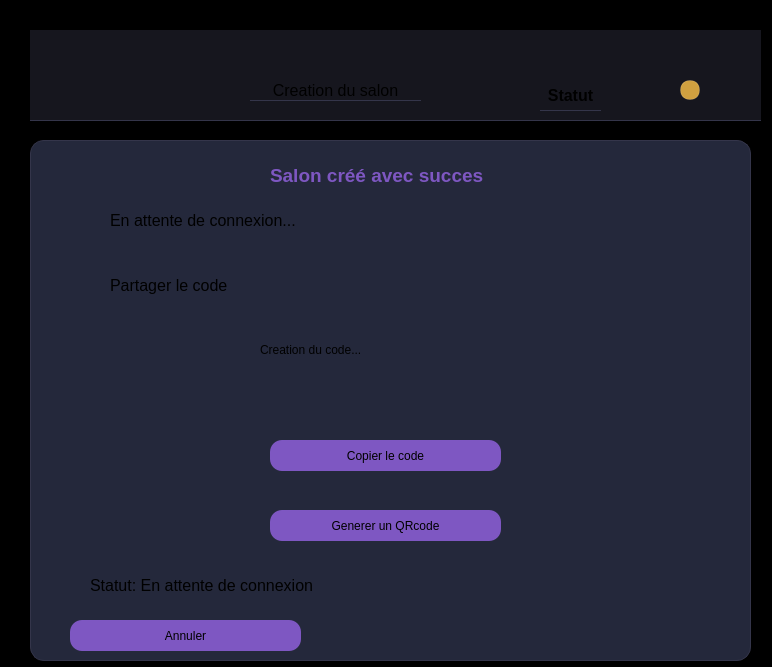
<?xml version="1.0" encoding="UTF-8"?>
<ui version="4.0">
 <class>Form</class>
 <widget class="QWidget" name="Form">
  <property name="geometry">
   <rect>
    <x>0</x>
    <y>0</y>
    <width>772</width>
    <height>667</height>
   </rect>
  </property>
  <property name="windowTitle">
   <string>Form</string>
  </property>
  <property name="styleSheet">
   <string notr="true">background-color: rgb(0, 0, 0);</string>
  </property>
  <widget class="QWidget" name="widget" native="true">
   <property name="geometry">
    <rect>
     <x>30</x>
     <y>30</y>
     <width>731</width>
     <height>91</height>
    </rect>
   </property>
   <property name="styleSheet">
    <string notr="true">QWidget {
    background: #16161E;
    border-bottom: 1px solid #34354A;
   
}</string>
   </property>
   <widget class="QLabel" name="label_6">
    <property name="geometry">
     <rect>
      <x>220</x>
      <y>50</y>
      <width>171</width>
      <height>21</height>
     </rect>
    </property>
    <property name="styleSheet">
     <string notr="true"/>
    </property>
    <property name="text">
     <string>&lt;html&gt;&lt;head/&gt;&lt;body&gt;&lt;p align=&quot;center&quot;&gt;&lt;span style=&quot; font-size:12pt;&quot;&gt;Creation du salon&lt;/span&gt;&lt;/p&gt;&lt;/body&gt;&lt;/html&gt;</string>
    </property>
   </widget>
   <widget class="QLabel" name="label_7">
    <property name="geometry">
     <rect>
      <x>510</x>
      <y>50</y>
      <width>61</width>
      <height>31</height>
     </rect>
    </property>
    <property name="text">
     <string>&lt;html&gt;&lt;head/&gt;&lt;body&gt;&lt;p align=&quot;center&quot;&gt;&lt;span style=&quot; font-size:12pt; font-weight:700;&quot;&gt;Statut&lt;/span&gt;&lt;/p&gt;&lt;/body&gt;&lt;/html&gt;</string>
    </property>
   </widget>
   <widget class="QLabel" name="label_8">
    <property name="geometry">
     <rect>
      <x>650</x>
      <y>50</y>
      <width>20</width>
      <height>20</height>
     </rect>
    </property>
    <property name="styleSheet">
     <string notr="true">QLabel{
	background-color: rgb(208, 160, 64);
     /* Forme ronde */
     min-width: 18px;
    max-width: 18px;
    min-height: 18px;
    max-height: 18px;
    border-radius: 9px;
	color: rgb(255, 175, 94);
    
    /* Couleur par défaut (déconnecté) */
    background-color: #d0a040;
    
    /* Effet de brillance subtil */
    border: 1px solid rgba(255, 255, 255, 0.1);
}
</string>
    </property>
    <property name="text">
     <string/>
    </property>
   </widget>
   <widget class="QPushButton" name="btn_retour">
    <property name="geometry">
     <rect>
      <x>20</x>
      <y>20</y>
      <width>81</width>
      <height>51</height>
     </rect>
    </property>
    <property name="styleSheet">
     <string notr="true">image: url(:/img/img/icons8-return-64.png);
background: transparent;
    border: none;</string>
    </property>
    <property name="text">
     <string/>
    </property>
   </widget>
  </widget>
  <widget class="QFrame" name="frame">
   <property name="geometry">
    <rect>
     <x>30</x>
     <y>140</y>
     <width>721</width>
     <height>521</height>
    </rect>
   </property>
   <property name="styleSheet">
    <string notr="true"> QFrame#frame {
     background: #24283B;
     border: 1px solid #34354A;
     border-radius: 14px;
     padding: 10px;
 }

 QFrame#frame:hover {
     background: #2A2D42;
     border: 1px solid #7E57C2;
 }</string>
   </property>
   <property name="frameShape">
    <enum>QFrame::Shape::StyledPanel</enum>
   </property>
   <property name="frameShadow">
    <enum>QFrame::Shadow::Raised</enum>
   </property>
   <widget class="QPushButton" name="btn_copier_code">
    <property name="geometry">
     <rect>
      <x>240</x>
      <y>300</y>
      <width>231</width>
      <height>31</height>
     </rect>
    </property>
    <property name="styleSheet">
     <string notr="true">background-color:#7E57C2;
 border-radius: 12px;</string>
    </property>
    <property name="text">
     <string>Copier le code</string>
    </property>
   </widget>
   <widget class="QLabel" name="label_2">
    <property name="geometry">
     <rect>
      <x>240</x>
      <y>20</y>
      <width>241</width>
      <height>31</height>
     </rect>
    </property>
    <property name="styleSheet">
     <string notr="true">background: transparent;
    border: none;</string>
    </property>
    <property name="text">
     <string>&lt;html&gt;&lt;head/&gt;&lt;body&gt;&lt;p&gt;&lt;span style=&quot; font-size:14pt; font-weight:700; color:#7e57c2;&quot;&gt;Salon créé avec succes&lt;/span&gt;&lt;/p&gt;&lt;/body&gt;&lt;/html&gt;</string>
    </property>
   </widget>
   <widget class="QLabel" name="label_5">
    <property name="geometry">
     <rect>
      <x>60</x>
      <y>410</y>
      <width>321</width>
      <height>71</height>
     </rect>
    </property>
    <property name="styleSheet">
     <string notr="true">background: transparent;
    border: none;</string>
    </property>
    <property name="text">
     <string>&lt;html&gt;&lt;head/&gt;&lt;body&gt;&lt;p&gt;&lt;span style=&quot; font-size:12pt;&quot;&gt;Statut:  En attente de connexion &lt;/span&gt;&lt;/p&gt;&lt;/body&gt;&lt;/html&gt;</string>
    </property>
   </widget>
   <widget class="QLabel" name="label_4">
    <property name="geometry">
     <rect>
      <x>80</x>
      <y>130</y>
      <width>181</width>
      <height>31</height>
     </rect>
    </property>
    <property name="styleSheet">
     <string notr="true">background: transparent;
    border: none;
</string>
    </property>
    <property name="text">
     <string>&lt;html&gt;&lt;head/&gt;&lt;body&gt;&lt;p&gt;&lt;span style=&quot; font-size:12pt;&quot;&gt;Partager le code&lt;/span&gt;&lt;/p&gt;&lt;/body&gt;&lt;/html&gt;</string>
    </property>
   </widget>
   <widget class="QPushButton" name="pushButton_2">
    <property name="geometry">
     <rect>
      <x>240</x>
      <y>370</y>
      <width>231</width>
      <height>31</height>
     </rect>
    </property>
    <property name="styleSheet">
     <string notr="true">background-color:#7E57C2;
 border-radius: 12px;</string>
    </property>
    <property name="text">
     <string>Generer un QRcode</string>
    </property>
   </widget>
   <widget class="QLabel" name="label_3">
    <property name="geometry">
     <rect>
      <x>80</x>
      <y>60</y>
      <width>261</width>
      <height>41</height>
     </rect>
    </property>
    <property name="styleSheet">
     <string notr="true">background: transparent;
    border: none;</string>
    </property>
    <property name="text">
     <string>&lt;html&gt;&lt;head/&gt;&lt;body&gt;&lt;p&gt;&lt;span style=&quot; font-size:12pt;&quot;&gt;En attente de connexion...&lt;/span&gt;&lt;/p&gt;&lt;/body&gt;&lt;/html&gt;</string>
    </property>
   </widget>
   <widget class="QLabel" name="label_code">
    <property name="geometry">
     <rect>
      <x>230</x>
      <y>170</y>
      <width>251</width>
      <height>81</height>
     </rect>
    </property>
    <property name="styleSheet">
     <string notr="true">background: transparent;
    border: none;</string>
    </property>
    <property name="text">
     <string>&lt;html&gt;&lt;head/&gt;&lt;body&gt;&lt;p&gt;Creation  du code...&lt;/p&gt;&lt;/body&gt;&lt;/html&gt;</string>
    </property>
   </widget>
   <widget class="QPushButton" name="pushButton_3">
    <property name="geometry">
     <rect>
      <x>40</x>
      <y>480</y>
      <width>231</width>
      <height>31</height>
     </rect>
    </property>
    <property name="styleSheet">
     <string notr="true">background-color:#7E57C2;
 border-radius: 12px;</string>
    </property>
    <property name="text">
     <string>Annuler</string>
    </property>
   </widget>
   <widget class="QLabel" name="label_9">
    <property name="geometry">
     <rect>
      <x>320</x>
      <y>420</y>
      <width>61</width>
      <height>61</height>
     </rect>
    </property>
    <property name="styleSheet">
     <string notr="true">background: transparent;
    border: none;</string>
    </property>
    <property name="text">
     <string/>
    </property>
    <property name="pixmap">
     <pixmap resource="img.qrc">:/img/img/icons8-iphone-spinner-64.png</pixmap>
    </property>
   </widget>
  </widget>
 </widget>
 <resources>
  <include location="img.qrc"/>
 </resources>
 <connections/>
</ui>
